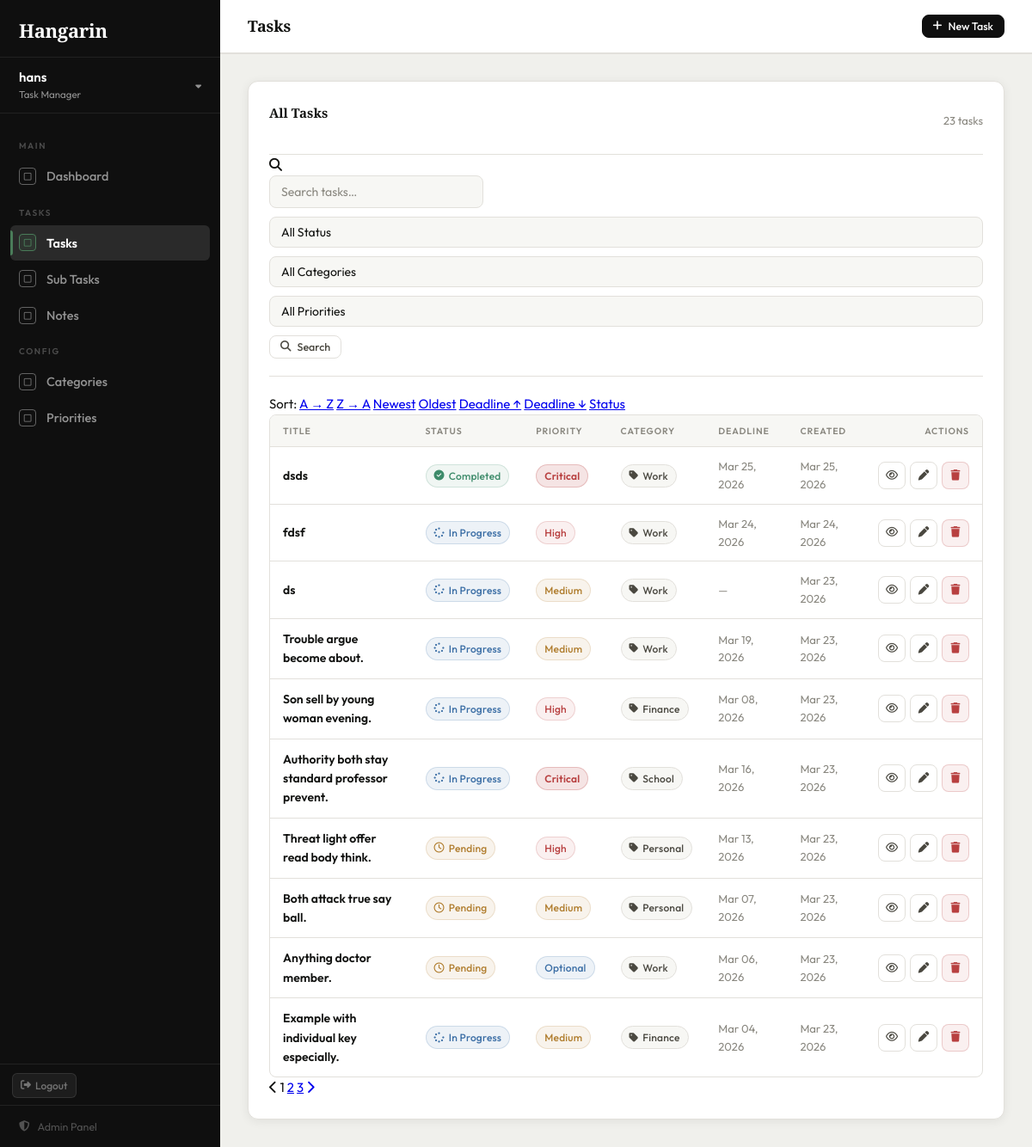
The page /tasks/ (signed in) on the database as committed earlier.
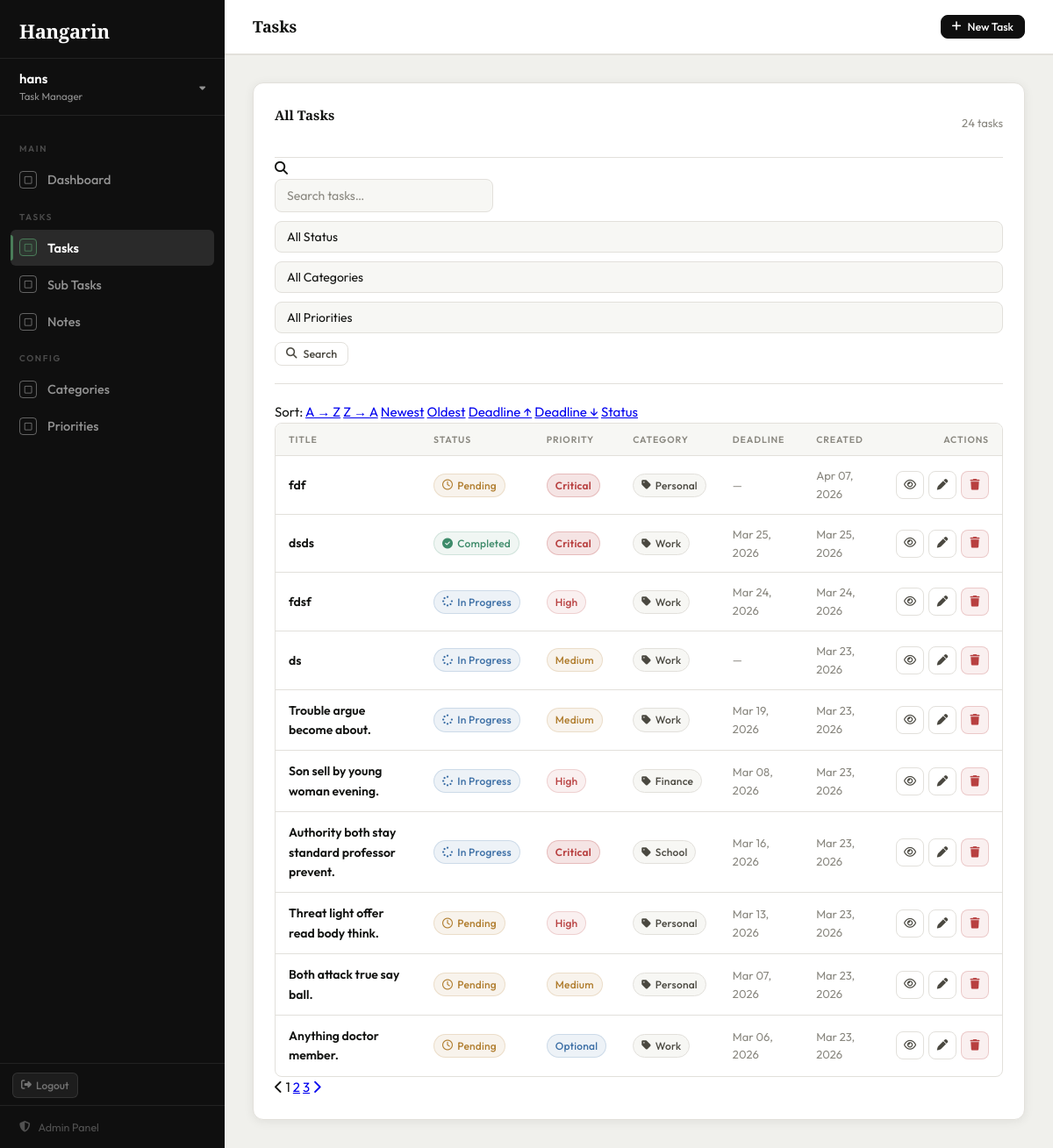
The same page on the database as committed later.
### tasks/models.py (models this page shows, shortened)
class BaseModel(models.Model):
    created_at = models.DateTimeField(auto_now_add=True)
    updated_at = models.DateTimeField(auto_now=True)
    class Meta:
        abstract = True

class Task(BaseModel):
    STATUS_CHOICES = [
        ("Pending", "Pending"),
        ("In Progress", "In Progress"),
        ("Completed", "Completed"),
    ]
    title = models.CharField(max_length=255)
    description = models.TextField(blank=True, null=True)
    deadline = models.DateTimeField(blank=True, null=True)
    status = models.CharField(
        max_length=50,
        choices=STATUS_CHOICES,
        default="Pending"
    )
    category = models.ForeignKey(
        Category, on_delete=models.SET_NULL, null=True, blank=True
    )
    priority = models.ForeignKey(
        Priority, on_delete=models.SET_NULL, null=True, blank=True
    )
    class Meta:
        verbose_name = "Task"
        verbose_name_plural = "Tasks"

class Priority(models.Model):
    name = models.CharField(max_length=100)
    class Meta:
        verbose_name = "Priority"
        verbose_name_plural = "Priorities"

class Category(models.Model):
    name = models.CharField(max_length=100)
    class Meta:
        verbose_name = "Category"
        verbose_name_plural = "Categories"

### tasks/views.py (the view)
# urls.py: path('tasks/',                         views.task_list,   name='task_list'),
@login_required
def task_list(request):
    tasks = Task.objects.select_related('category', 'priority').all()
    query = request.GET.get('q', '')
    if query:
        tasks = tasks.filter(
            Q(title__icontains=query) |
            Q(description__icontains=query) |
            Q(category__name__icontains=query)
        )
    status_filter   = request.GET.get('status', '')
    category_filter = request.GET.get('category', '')
    priority_filter = request.GET.get('priority', '')
    if status_filter:   tasks = tasks.filter(status=status_filter)
    if category_filter: tasks = tasks.filter(category_id=category_filter)
    if priority_filter: tasks = tasks.filter(priority_id=priority_filter)
    sort_by = request.GET.get('sort', '-created_at')
    valid_sorts = ['title', '-title', 'created_at', '-created_at', 'deadline', '-deadline', 'status', '-status']
    tasks = tasks.order_by(sort_by if sort_by in valid_sorts else '-created_at')
    page_obj = Paginator(tasks, 10).get_page(request.GET.get('page'))
    return render(request, 'tasks/task_list.html', {
        'page_obj': page_obj,
        'query': query,
        'status_filter': status_filter,
        'category_filter': category_filter,
        'priority_filter': priority_filter,
        'sort_by': sort_by,
        'categories': Category.objects.all(),
        'priorities': Priority.objects.all(),
        'page_title': 'Tasks',
    })

### tasks/templates/tasks/task_list.html (shortened to what this page needs)
{% extends "tasks/base.html" %}
{% block nav_tasks %}active{% endblock %}
{% block topbar_actions %}
<a href="{% url 'task_create' %}" class="btn btn-primary btn-sm">
    <i class="fa-solid fa-plus"></i> New Task
</a>
{% endblock %}
{% block content %}
<div class="card">
    <div class="card-header">
        <span class="card-title">All Tasks</span>
        <span class="td-muted" style="font-size:13px;">{{ page_obj.paginator.count }} task{% if page_obj.paginator.count != 1 %}s{% endif %}</span>
    </div>
    <div class="card-body">
        <form method="GET" class="filter-bar">
            <div class="search-wrap">
                <i class="fa-solid fa-magnifying-glass"></i>
                <input type="text" name="q" class="form-control" placeholder="Search tasks…" value="{{ query }}">
            </div>
            <select name="status" class="inline-select" onchange="this.form.submit()">
                <option value="">All Status</option>
            </select>
            <select name="category" class="inline-select" onchange="this.form.submit()">
                <option value="">All Categories</option>
            </select>
            <select name="priority" class="inline-select" onchange="this.form.submit()">
                <option value="">All Priorities</option>
            </select>
            <button type="submit" class="btn btn-ghost btn-sm"><i class="fa-solid fa-magnifying-glass"></i> Search</button>
        </form>
        {% with base="?q="|add:query|add:"&status="|add:status_filter|add:"&category="|add:category_filter|add:"&priority="|add:priority_filter %}
        <div class="sort-bar">
            <span class="sort-lbl">Sort:</span>
            <a href="{{ base }}&sort=title"        class="sort-chip {% if sort_by == 'title' %}on{% endif %}">A → Z</a>
            <a href="{{ base }}&sort=-title"       class="sort-chip {% if sort_by == '-title' %}on{% endif %}">Z → A</a>
            <a href="{{ base }}&sort=-created_at"  class="sort-chip {% if sort_by == '-created_at' %}on{% endif %}">Newest</a>
            <a href="{{ base }}&sort=created_at"   class="sort-chip {% if sort_by == 'created_at' %}on{% endif %}">Oldest</a>
            <a href="{{ base }}&sort=deadline"     class="sort-chip {% if sort_by == 'deadline' %}on{% endif %}">Deadline ↑</a>
            <a href="{{ base }}&sort=-deadline"    class="sort-chip {% if sort_by == '-deadline' %}on{% endif %}">Deadline ↓</a>
            <a href="{{ base }}&sort=status"       class="sort-chip {% if sort_by == 'status' %}on{% endif %}">Status</a>
        </div>
        {% endwith %}
    </div>
    {% if page_obj.object_list %}
    <div class="table-wrap">
        <table>
            <thead>
                <tr>
                    <th>Title</th>
                    <th>Status</th>
                    <th>Priority</th>
                    <th>Category</th>
                    <th>Deadline</th>
                    <th>Created</th>
                    <th style="text-align:right;">Actions</th>
                </tr>
            </thead>
            <tbody>
                {% for task in page_obj %}
                <tr>
                    <td>
                        <a href="{% url 'task_detail' task.pk %}" class="td-link">{{ task.title }}</a>
                    </td>
                    <td>
                        {% if task.status == 'Completed' %}
                            <span class="badge b-completed"><i class="fa-solid fa-circle-check"></i> Completed</span>
                        {% elif task.status == 'In Progress' %}
                            <span class="badge b-progress"><i class="fa-solid fa-spinner"></i> In Progress</span>
                        {% else %}
                            <span class="badge b-pending"><i class="fa-regular fa-clock"></i> Pending</span>
                        {% endif %}
                    </td>
                    <td>
                        {% if task.priority %}
                            <span class="badge b-{{ task.priority.name|lower }}">{{ task.priority.name }}</span>
                        {% else %}<span class="td-muted">—</span>{% endif %}
                    </td>
                    <td>
                        {% if task.category %}
                            <span class="badge b-cat"><i class="fa-solid fa-tag"></i> {{ task.category.name }}</span>
                        {% else %}<span class="td-muted">—</span>{% endif %}
                    </td>
                    <td class="td-muted">{% if task.deadline %}{{ task.deadline|date:"M d, Y" }}{% else %}—{% endif %}</td>
                    <td class="td-muted">{{ task.created_at|date:"M d, Y" }}</td>
                    <td>
                        <div style="display:flex; gap:5px; justify-content:flex-end;">
                            <a href="{% url 'task_detail' task.pk %}" class="btn btn-ghost btn-sm btn-icon" title="View">
                                <i class="fa-regular fa-eye"></i>
                            </a>
                            <a href="{% url 'task_edit' task.pk %}" class="btn btn-ghost btn-sm btn-icon" title="Edit">
                                <i class="fa-solid fa-pen"></i>
                            </a>
                            <a href="{% url 'task_delete' task.pk %}" class="btn btn-danger btn-sm btn-icon" title="Delete">
                                <i class="fa-solid fa-trash"></i>
                            </a>
                        </div>
                    </td>
                </tr>
                {% endfor %}
            </tbody>
        </table>
    </div>
    {% if page_obj.has_other_pages %}
    <div class="card-body" style="padding-top:0;">
        <div class="pager">
            {% if page_obj.has_previous %}
                <a href="?{% if query %}q={{ query }}&{% endif %}{% if status_filter %}status={{ status_filter }}&{% endif %}{% if sort_by %}sort={{ sort_by }}&{% endif %}page={{ page_obj.previous_page_number }}">
                    <i class="fa-solid fa-chevron-left"></i>
                </a>
            {% else %}
                <span class="disabled"><i class="fa-solid fa-chevron-left"></i></span>
            {% endif %}
            {% for num in page_obj.paginator.page_range %}
                {% if page_obj.number == num %}
                    <span class="cur">{{ num }}</span>
                {% elif num > page_obj.number|add:'-3' and num < page_obj.number|add:'3' %}
                    <a href="?{% if query %}q={{ query }}&{% endif %}{% if status_filter %}status={{ status_filter }}&{% endif %}{% if sort_by %}sort={{ sort_by }}&{% endif %}page={{ num }}">{{ num }}</a>
                {% endif %}
            {% endfor %}
            {% if page_obj.has_next %}
                <a href="?{% if query %}q={{ query }}&{% endif %}{% if status_filter %}status={{ status_filter }}&{% endif %}{% if sort_by %}sort={{ sort_by }}&{% endif %}page={{ page_obj.next_page_number }}">
                    <i class="fa-solid fa-chevron-right"></i>
                </a>
            {% else %}
                <span class="disabled"><i class="fa-solid fa-chevron-right"></i></span>
            {% endif %}
        </div>
    </div>
    {% endif %}
    {% endif %}
</div>
{% endblock %}

### tasks/templates/tasks/base.html (shortened to what this page needs)
{% load pwa %}
<!DOCTYPE html>
<html lang="en">
<head>
    <link rel="stylesheet" href="https://cdnjs.cloudflare.com/ajax/libs/font-awesome/6.5.0/css/all.min.css">
</head>
<body>
<aside class="sidebar" id="sidebar">
    <div class="sidebar-brand">
        <a href="{% url 'dashboard' %}">
            <div class="brand-title">Hangarin</div>
        </a>
    </div>
    {% if user.is_authenticated %}
    <div class="sidebar-user-block">
        <div class="user-left">
            <div class="user-name">{{ user.username }}</div>
            <div class="user-role">Task Manager</div>
        </div>
        <i class="fa-solid fa-caret-down user-caret"></i>
    </div>
    <nav class="sidebar-nav">
        <div class="nav-section-label">Main</div>
        <a href="{% url 'dashboard' %}" class="nav-link {% block nav_dashboard %}{% endblock %}">
            <span class="nav-icon"><i class="fa-regular fa-square"></i></span>
            Dashboard
        </a>
        <div class="nav-section-label">Tasks</div>
        <a href="{% url 'task_list' %}" class="nav-link {% block nav_tasks %}{% endblock %}">
            <span class="nav-icon"><i class="fa-regular fa-square"></i></span>
            Tasks
        </a>
        <a href="{% url 'subtask_list' %}" class="nav-link {% block nav_subtasks %}{% endblock %}">
            <span class="nav-icon"><i class="fa-regular fa-square"></i></span>
            Sub Tasks
        </a>
        <a href="{% url 'note_list' %}" class="nav-link {% block nav_notes %}{% endblock %}">
            <span class="nav-icon"><i class="fa-regular fa-square"></i></span>
            Notes
        </a>
        <div class="nav-section-label">Config</div>
        <a href="{% url 'category_list' %}" class="nav-link {% block nav_categories %}{% endblock %}">
            <span class="nav-icon"><i class="fa-regular fa-square"></i></span>
            Categories
        </a>
        <a href="{% url 'priority_list' %}" class="nav-link {% block nav_priorities %}{% endblock %}">
            <span class="nav-icon"><i class="fa-regular fa-square"></i></span>
            Priorities
        </a>
    </nav>
    <div style="padding: 10px 14px 8px; border-top: 1px solid rgba(255,255,255,0.08);">
        <a href="#" class="logout-link"
           onclick="event.preventDefault(); document.getElementById('logout-form').submit();">
            <i class="fa-solid fa-right-from-bracket"></i>
            Logout
        </a>
    </div>
    {% endif %}
    <div class="sidebar-footer">
        <a href="/admin/" class="admin-link">
            <i class="fa-solid fa-shield-halved"></i>
            Admin Panel
        </a>
    </div>
</aside>
<main class="main">
    <header class="topbar">
        <div class="topbar-left">
            <h1>{% block page_heading %}{{ page_title }}{% endblock %}</h1>
        </div>
        <div class="topbar-right">
            {% block topbar_actions %}{% endblock %}
        </div>
    </header>
    <div class="content">
        {% block content %}{% endblock %}
    </div>
</main>
</body>
</html>

Rows that differ between the two databases and show on the page:
no longer on this page (row unchanged): Task: title "Example with individual key especially.", status "In Progress" (drawn), priority.name "Medium", category.name "Finance", deadline "Mar 04, 2026", created_at "Mar 23, 2026"
added Task: title "fdf", status "Pending" (drawn), priority.name "Critical", category.name "Personal", created_at "Apr 07, 2026"
Other text that changed with them:
{{ page_obj.paginator.count }}: "23" → "24"
